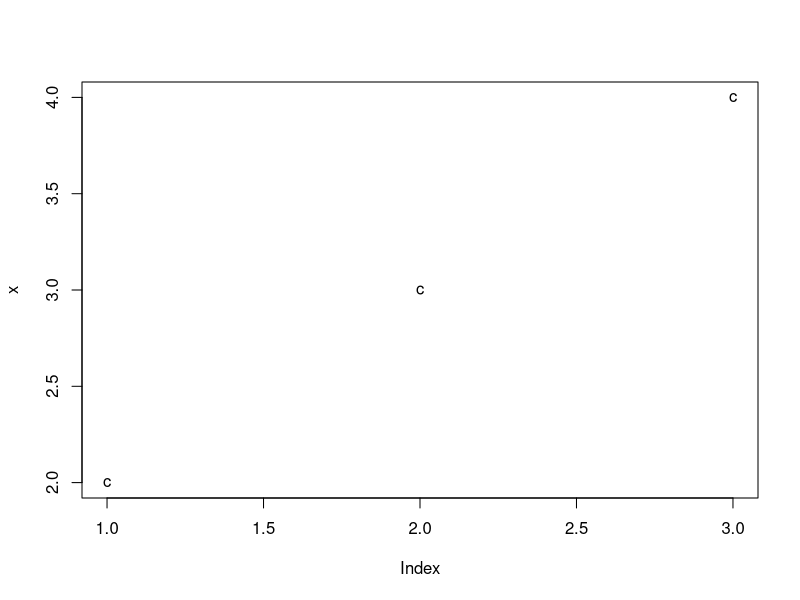
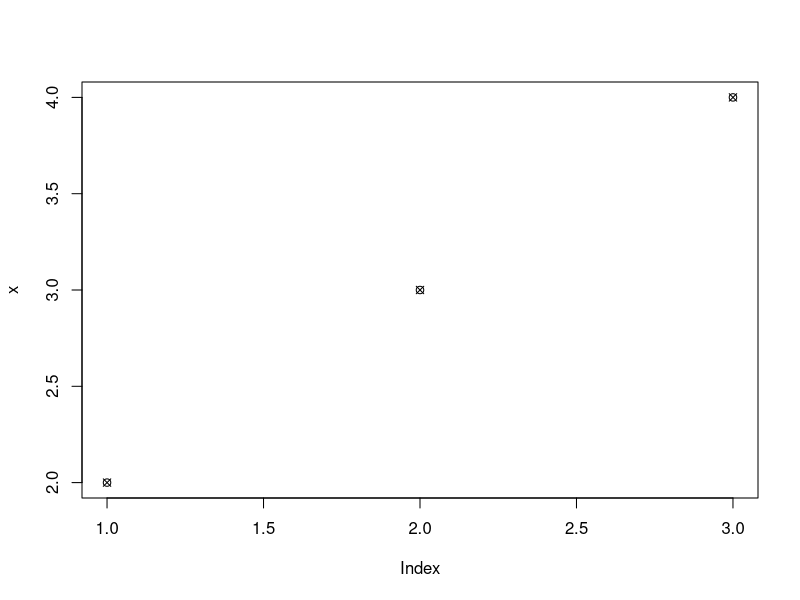
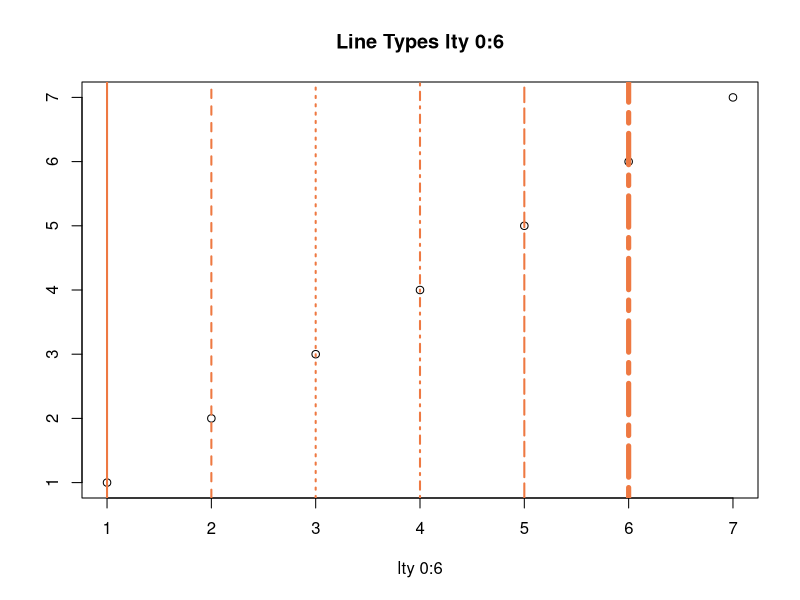

Reproduce these figures in R, in order.
# point symbol types

?pch

x=2:4

plot(x, pch="c") # using letters as point symbols

plot(x, pch=13) # symbol nr 13

# Line Types

par(mfrow=c(1,1), col.axis="black") # setting parameters back to default

library(plotrix) # add on package for "ablineclip", install if not yet available

plot(1:7, ylab="", main="Line Types lty 0:6", xlab="lty 0:6") # test plot

ablineclip(v=1, lty=1, col="sienna2", lwd=2) # solid (default)

ablineclip(v=2, lty=2, col="sienna2", lwd=2) # dashed

ablineclip(v=3, lty=3, col="sienna2", lwd=2) # dotted

ablineclip(v=4, lty=4, col="sienna2", lwd=2) # dotdash

ablineclip(v=5, lty=5, col="sienna2", lwd=2) # longdash

ablineclip(v=6, lty=6, col="sienna2", lwd=5) # twodash, thicker for comparison

ablineclip(v=7, lty=0, col="sienna2", lwd=2) # blank
